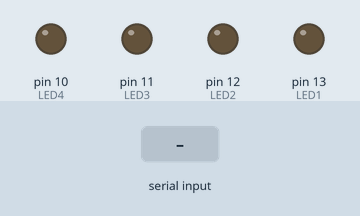
Simulated run of this sketch. Board: Arduino Uno, built with avr-gcc and run on an emulated ATmega328P. Parts: output pins drawn as LEDs (lit = HIGH). The inputs (shaded band) are chosen by the test bench.

Above: at 1.2 s.
1.3 s: byte 1 (1) received over Serial
At 1.7 s:
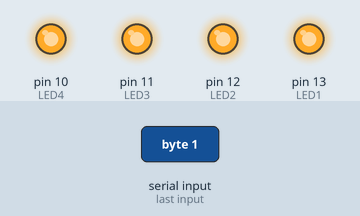
2.8 s: byte 2 (2) received over Serial
At 4.0 s:
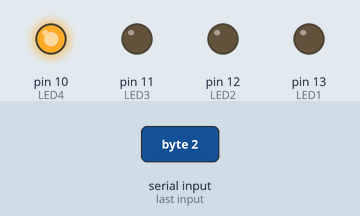
4.3 s: byte 3 (3) received over Serial
At 5.2 s:
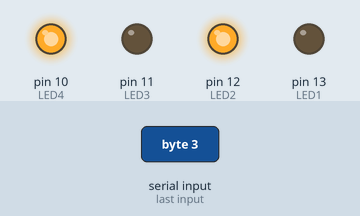
Timing chart, 0 to 7.3 s (numbered marks = the images above; inputs shaded):
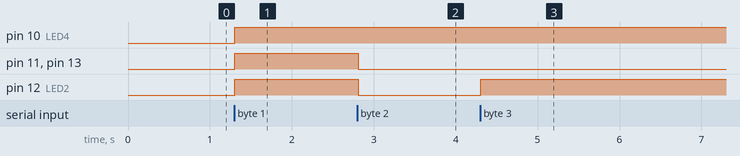

The sketch:

SS8_Arduino.ino
```cpp
//Receives data over Serial port from Processing to control 2 LEDS
//Hook up LEDs to pins 4 and 8;


byte val; // stores data received from serial port
const int LED1 = 13;
const int LED2 = 12;
const int LED3 = 11;
const int LED4 = 10;


void setup() {
  pinMode(LED1, OUTPUT);
  pinMode(LED2, OUTPUT);
  pinMode(LED3, OUTPUT);
  pinMode(LED4, OUTPUT);
  Serial.begin(9600);
}

void loop() {
  if (Serial.available()) { // If data is available to read
    val = Serial.read(); // read it and store it in val
  }
  if (val == 0) { // If 0 received
    digitalWrite(LED1, LOW); // turn LEDs off
    digitalWrite(LED2, LOW);
    digitalWrite(LED3, LOW);
    digitalWrite(LED4, LOW);
  }
  else if (val == 1) { // If 1 received
    digitalWrite(LED1, HIGH); // turn the LED at pin 1 on
    digitalWrite(LED2, HIGH);
    digitalWrite(LED3, HIGH);
    digitalWrite(LED4, HIGH);// other LED off

  }
  else if (val == 2) { // If 2 received
    digitalWrite(LED2, LOW); // turn the LED at pin 2 on
    digitalWrite(LED1, LOW); //other LED off]

    digitalWrite(LED3, LOW); // turn the LED at pin 2 on
    digitalWrite(LED4, HIGH);
  }
    else if (val == 3) { // If 2 received
    digitalWrite(LED2, HIGH);
    digitalWrite(LED1, LOW);

    digitalWrite(LED3, LOW);
    digitalWrite(LED4, HIGH);
  }
  delay(10); // Wait 10 milliseconds
}
```

Measured:
- after the input at 1.3 s, pin 10 (LED4), pin 11 (LED3), pin 12 (LED2), pin 13 (LED1): LOW → HIGH at once
- after the input at 2.8 s, pin 11 (LED3), pin 12 (LED2), pin 13 (LED1): HIGH → LOW at once
- after the input at 4.3 s, pin 12 (LED2): LOW → HIGH at once
